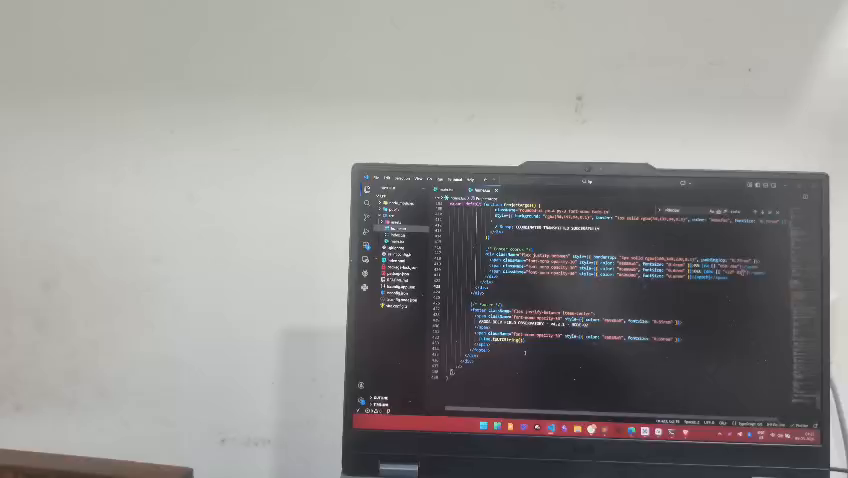
#> input picture frame 0 of 1.mp4, 848 x 478 px
$ python main1.py
#> lines starting #> are read from the running program, lines starting #| are printed output that depends on the picture; after the words box and inside, x2 and y2 are one past the last pixel; in counts of white or black regions, pixels touching at a corner belong together; pictures that were not available may be replaced by others from this repository, and a replacement may not be noted
import cv2
import numpy as np
import subprocess
import os

# === SETTINGS ===
video1_path = "1.mp4"   # LEFT camera
video2_path = "2.mp4"   # RIGHT camera
output_path = "merged_output.mp4"
temp_path   = "merged_raw.mp4"   # intermediate file, deleted after re-encode

RESIZE_HEIGHT = 720
BLEND_BAND    = 300     # feather width in pixels — increase if seam is visible
MAX_FEATURES  = 8000    # ORB features per frame
CALIB_FRAMES  = 10      # number of frames used to compute robust homography
# =================


# ─── Helpers ──────────────────────────────────────────────────────────────────

def resize_to_height(frame, height):
    h, w = frame.shape[:2]
    if h == height:
        return frame
    return cv2.resize(frame, (int(w * height / h), height))


def match_features(img_a, img_b, max_features):
    """ORB + Lowe ratio test. Returns matched point pairs (pts_a, pts_b)."""
    orb  = cv2.ORB_create(max_features)
    ga   = cv2.cvtColor(img_a, cv2.COLOR_BGR2GRAY)
    gb   = cv2.cvtColor(img_b, cv2.COLOR_BGR2GRAY)
    kpa, desa = orb.detectAndCompute(ga, None)
    kpb, desb = orb.detectAndCompute(gb, None)
    if desa is None or desb is None or len(kpa) < 4 or len(kpb) < 4:
        return None, None
    matcher = cv2.BFMatcher(cv2.NORM_HAMMING, crossCheck=False)
    raw = matcher.knnMatch(desa, desb, k=2)
    good = [m for m, n in raw if m.distance < 0.72 * n.distance]
    if len(good) < 10:
        return None, None
    pts_a = np.float32([kpa[m.queryIdx].pt for m in good])
    pts_b = np.float32([kpb[m.trainIdx].pt for m in good])
    return pts_a, pts_b


def compute_robust_homography(cap1, cap2, calib_frames, max_features):
    """
    Sample `calib_frames` evenly across the video, collect all match points,
    compute a single homography from the full combined point set.
    Cameras are fixed so one H fits all frames.
    """
    total = int(min(cap1.get(cv2.CAP_PROP_FRAME_COUNT),
                    cap2.get(cv2.CAP_PROP_FRAME_COUNT)))
    step  = max(1, total // calib_frames)

    all_pts1, all_pts2 = [], []

    for i in range(calib_frames):
        pos = min(i * step, total - 1)
        cap1.set(cv2.CAP_PROP_POS_FRAMES, pos)
        cap2.set(cv2.CAP_PROP_POS_FRAMES, pos)
        r1, f1 = cap1.read()
        r2, f2 = cap2.read()
        if not r1 or not r2:
            continue
        f1 = resize_to_height(f1, RESIZE_HEIGHT)
        f2 = resize_to_height(f2, RESIZE_HEIGHT)
        pts1, pts2 = match_features(f1, f2, max_features)
        if pts1 is not None:
            all_pts1.append(pts1)
            all_pts2.append(pts2)
        print(f"  Calibration frame {i+1}/{calib_frames} — "
              f"{len(pts1) if pts1 is not None else 0} matches")

    if not all_pts1:
        raise RuntimeError("Could not find any feature matches across calibration frames.")

    pts1_all = np.vstack(all_pts1)
    pts2_all = np.vstack(all_pts2)

    H, mask = cv2.findHomography(pts2_all, pts1_all, cv2.RANSAC, 4.0,
                                  maxIters=5000, confidence=0.9995)
    inliers = int(mask.sum()) if mask is not None else 0
    print(f"  Homography computed from {len(pts1_all)} points — {inliers} inliers")
    if H is None:
        raise RuntimeError("findHomography failed.")
    return H


def compute_canvas_and_offset(H, w1, h1, w2, h2):
    """
    Project corners of right image through H to find where they land,
    then size the canvas to hold both images with no clipping.
    Returns (canvas_w, canvas_h, offset_x, offset_y, H_shifted)
    where H_shifted already incorporates the canvas offset translation.
    """
    corners2 = np.float32([[0,0],[w2,0],[w2,h2],[0,h2]]).reshape(-1,1,2)
    wc = cv2.perspectiveTransform(corners2, H)

    all_x = np.concatenate([[0, w1], wc[:,0,0]])
    all_y = np.concatenate([[0, h1], wc[:,0,1]])

    xmin, xmax = float(all_x.min()), float(all_x.max())
    ymin, ymax = float(all_y.min()), float(all_y.max())

    ox = int(max(0, -xmin))   # shift everything right if right-image lands left of 0
    oy = int(max(0, -ymin))
    cw = int(xmax - xmin) + 1
    ch = int(ymax - ymin) + 1

    T = np.array([[1,0,ox],[0,1,oy],[0,0,1]], dtype=np.float64)
    return cw, ch, ox, oy, T @ H


def compute_crop_bounds(canvas_w, canvas_h, ox, oy, w1, h1,
                        H_shifted, w2, h2):
    """
    Find the largest rectangle that contains valid pixels from BOTH cameras,
    with no black from either side — i.e. the intersection of both warped images.
    Falls back to tight crop (union minus black) if intersection is too small.
    """
    # Left image occupies a simple rectangle on canvas
    l_mask = np.zeros((canvas_h, canvas_w), dtype=np.uint8)
    l_mask[oy:oy+h1, ox:ox+w1] = 255

    # Right image: warp a white image through H_shifted
    white2 = np.ones((h2, w2), dtype=np.uint8) * 255
    r_mask = cv2.warpPerspective(white2, H_shifted, (canvas_w, canvas_h))
    r_mask = (r_mask > 128).astype(np.uint8) * 255

    intersection = cv2.bitwise_and(l_mask, r_mask)
    union        = cv2.bitwise_or (l_mask, r_mask)

    def tight_bounds(m):
        rows = np.any(m > 0, axis=1)
        cols = np.any(m > 0, axis=0)
        r0 = int(np.where(rows)[0][0]);  r1 = int(np.where(rows)[0][-1])
        c0 = int(np.where(cols)[0][0]);  c1 = int(np.where(cols)[0][-1])
        return r0, r1, c0, c1

    # Try intersection crop first (cleanest — no black at all)
    if intersection.max() > 0:
        ir0, ir1, ic0, ic1 = tight_bounds(intersection)
        inter_area = (ir1-ir0) * (ic1-ic0)
        # Use intersection only if it's at least 40% of the union area
        ur0, ur1, uc0, uc1 = tight_bounds(union)
        union_area  = (ur1-ur0) * (uc1-uc0)
        if inter_area >= 0.40 * union_area:
            print(f"  Using intersection crop: {ic1-ic0+1}x{ir1-ir0+1}")
            return ir0, ir1, ic0, ic1

    # Fall back: crop union (removes outer black, may have thin black wedges)
    ur0, ur1, uc0, uc1 = tight_bounds(union)
    print(f"  Using union crop: {uc1-uc0+1}x{ur1-ur0+1}")
    return ur0, ur1, uc0, uc1


def build_blend_weights(canvas_h, canvas_w, ox, oy, w1, h1,
                        H_shifted, w2, h2, blend_band):
    """
    Per-pixel alpha map: 0 = use left, 1 = use right.
    Feathered with smoothstep over the seam, anchored to the overlap end.
    """
    # Distance-transform based weights for smooth blending
    l_mask = np.zeros((canvas_h, canvas_w), dtype=np.uint8)
    l_mask[oy:oy+h1, ox:ox+w1] = 255
    r_mask_f = np.zeros((canvas_h, canvas_w), dtype=np.uint8)
    white2 = np.ones((h2, w2), dtype=np.uint8) * 255
    r_warped = cv2.warpPerspective(white2, H_shifted, (canvas_w, canvas_h))
    r_mask_f = (r_warped > 128).astype(np.uint8) * 255

    has_l = (l_mask > 0).astype(np.float32)
    has_r = (r_mask_f > 0).astype(np.float32)
    overlap = has_l * has_r

    # Find overlap columns
    ov_cols = np.where(overlap.max(axis=0) > 0)[0]
    alpha = np.zeros((canvas_h, canvas_w), dtype=np.float32)

    if len(ov_cols) == 0:
        alpha[has_r > 0] = 1.0
    else:
        seam_end   = int(ov_cols.max())
        actual_band = min(blend_band, len(ov_cols))
        feather_start = seam_end - actual_band

        cols = np.arange(canvas_w, dtype=np.float32)
        t = np.clip((cols - feather_start) / max(actual_band, 1), 0.0, 1.0)
        # smoothstep
        t = t * t * (3 - 2 * t)
        alpha[:] = t[np.newaxis, :]

        # Outside-only regions
        alpha = np.where((has_l > 0) & (has_r < 0.5), 0.0, alpha)
        alpha = np.where((has_r > 0) & (has_l < 0.5), 1.0, alpha)
        alpha = np.where((has_l < 0.5) & (has_r < 0.5), 0.0, alpha)

    return alpha[:, :, np.newaxis].astype(np.float32)  # (H,W,1)


# ─── Main ─────────────────────────────────────────────────────────────────────

cap1 = cv2.VideoCapture(video1_path)
cap2 = cv2.VideoCapture(video2_path)
fps  = cap1.get(cv2.CAP_PROP_FPS) or 30.0

# Read one frame to get dimensions
cap1.set(cv2.CAP_PROP_POS_FRAMES, 0)
cap2.set(cv2.CAP_PROP_POS_FRAMES, 0)
_, tmp1 = cap1.read(); tmp1 = resize_to_height(tmp1, RESIZE_HEIGHT)
#> further down, tmp1 is the input picture: shape (478, 848, 3); mean B, G, R 141.7, 143.2, 144.6
_, tmp2 = cap2.read(); tmp2 = resize_to_height(tmp2, RESIZE_HEIGHT)
h1, w1 = tmp1.shape[:2]
h2, w2 = tmp2.shape[:2]

# ── Step 1: robust homography from multiple calibration frames ────────────────
print("\n[1/4] Computing robust homography from calibration frames...")
H_raw = compute_robust_homography(cap1, cap2, CALIB_FRAMES, MAX_FEATURES)
#> the loop in compute_robust_homography, `for i in range(calib_frames):` made 10 passes
#> (raw in match_features, good in match_features) on passes 1 to 8: (6275 matches, 6275 matches), (6139 matches, 6139 matches), (6074 matches, 6074 matches), (6059 matches, 6059 matches), (5987 matches, 5987 matches), (6248 matches, 6248 matches), (6052 matches, 6052 matches), (6070 matches, 6070 matches)
#> (printed output is left out)
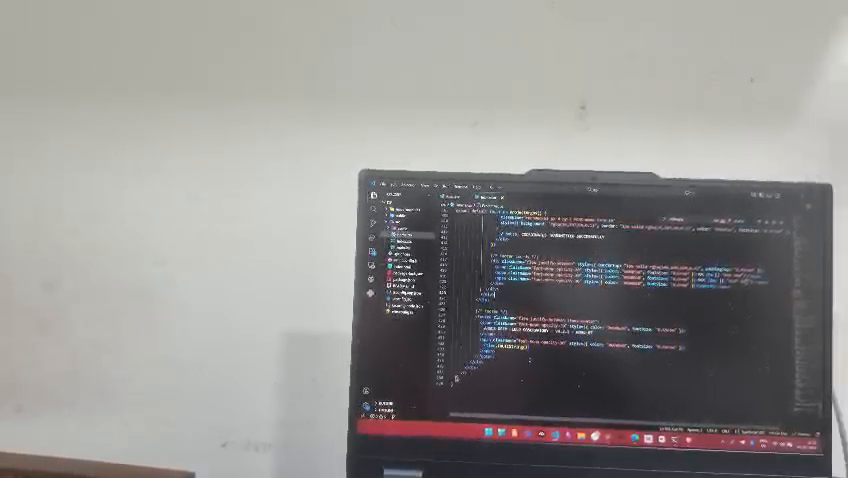
#> input picture frame 30 of 1.mp4, 848 x 478 px
#> after the loop in compute_robust_homography, `for i in range(calib_frames):`:
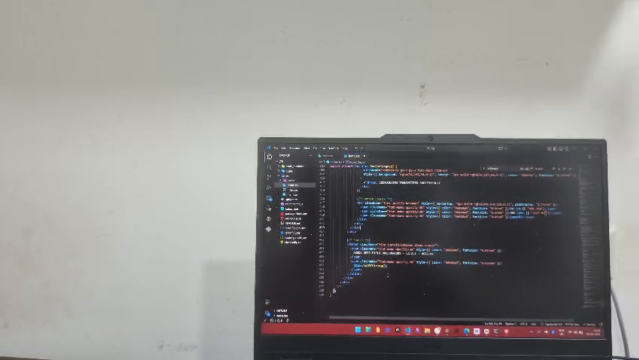
#> f1: shape (720, 1277, 3) (shown at 1/2 size); mean B, G, R 139, 141.4, 142.5
#> after the loop in compute_robust_homography, `for i in range(calib_frames):`: all_pts1 = 10 point arrays, longest 6275 points
#> in compute_robust_homography, `pts1_all = np.vstack(all_pts1)`: pts1_all = 61033 pairs, first value 506.4 to 1234.8, second value 104.4 to 681.6
#> in compute_robust_homography, `pts2_all = np.vstack(all_pts2)`: pts2_all has the same summary as pts1_all
#> in compute_robust_homography, `H, mask = cv2.findHomography(pts2_all, pts1_all, cv2.RANSAC, 4.0, maxI..`: H = [[1, -8.53e-15, -3.77e-11], [1.99e-14, 1, -2.01e-11], [4.72e-17, -7.7e-18, 1]]
#> in compute_robust_homography, `inliers = int(mask.sum()) if mask is not None else 0`: inliers = 61033
#|   Homography computed from 61033 points — 61033 inliers
#> H_raw has the same summary as H in compute_robust_homography

# ── Step 2: canvas geometry ───────────────────────────────────────────────────
print("\n[2/4] Computing canvas layout...")
canvas_w, canvas_h, ox, oy, H_shifted = compute_canvas_and_offset(
    H_raw, w1, h1, w2, h2)
#> in compute_canvas_and_offset, `wc = cv2.perspectiveTransform(corners2, H)`: wc = [[-3.77e-11, -2.01e-11], [1277, 5.24e-12], [1277, 720], [-4.38e-11, 720]]
#> in compute_canvas_and_offset, `all_x = np.concatenate([[0, w1], wc[:,0,0]])`: all_x = [0, 1277, -3.77e-11, 1277, 1277, -4.38e-11]
#> in compute_canvas_and_offset, `all_y = np.concatenate([[0, h1], wc[:,0,1]])`: all_y = [0, 720, -2.01e-11, 5.24e-12, 720, 720]
#> in compute_canvas_and_offset, `xmin, xmax = float(all_x.min()), float(all_x.max())`: xmin = -4.38e-11; xmax = 1277
#> in compute_canvas_and_offset, `ymin, ymax = float(all_y.min()), float(all_y.max())`: ymin = -2.01e-11; ymax = 720
#> in compute_canvas_and_offset, `ox = int(max(0, -xmin))`: ox = 0
#> in compute_canvas_and_offset, `cw = int(xmax - xmin) + 1`: cw = 1278
#> in compute_canvas_and_offset, `ch = int(ymax - ymin) + 1`: ch = 721
#> in compute_canvas_and_offset, `T = np.array([[1,0,ox],[0,1,oy],[0,0,1]], dtype=np.float64)`: T = [[1, 0, 0], [0, 1, 0], [0, 0, 1]]
#> canvas_w = 1278; canvas_h = 721; ox = 0; oy = 0; H_shifted has the same summary as H in compute_robust_homography
print(f"  Full canvas: {canvas_w} x {canvas_h}  (left offset: {ox},{oy})")
#|   Full canvas: 1278 x 721  (left offset: 0,0)

# ── Step 3: crop bounds & blend weights (computed once) ───────────────────────
print("\n[3/4] Computing crop bounds and blend weights...")
r0, r1, c0, c1 = compute_crop_bounds(
    canvas_w, canvas_h, ox, oy, h1, w1, H_shifted, w2, h2)
#> in compute_crop_bounds, `r_mask = cv2.warpPerspective(white2, H_shifted, (canvas_w, canvas_h))`:
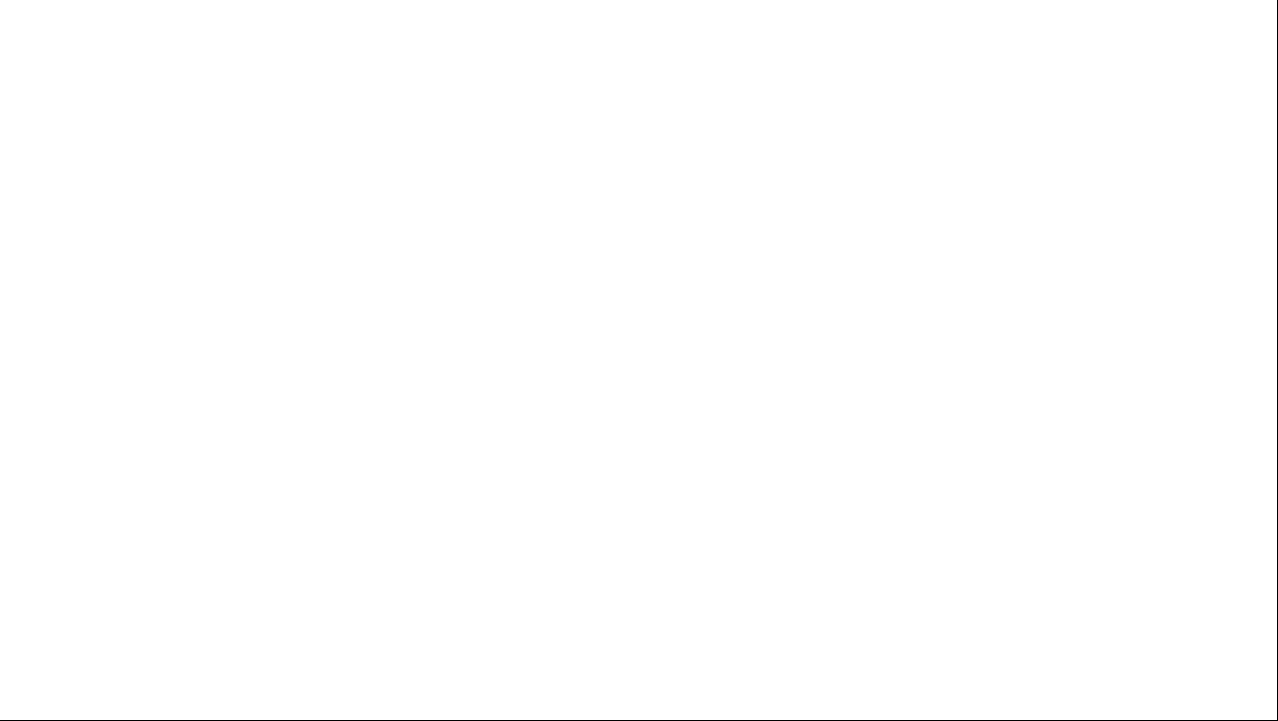
#> r_mask: shape (721, 1278); 99.8% white; black in thin lines or dots
#> in tight_bounds, `r1 = int(np.where(rows)[0][-1])`: r1 = 719
#> in tight_bounds, `c0 = int(np.where(cols)[0][0])`: c0 = 0
#> in tight_bounds, `c1 = int(np.where(cols)[0][-1])`: c1 = 719
#> in compute_crop_bounds, `ir0, ir1, ic0, ic1 = tight_bounds(intersection)`: ir0 = 0; ir1 = 719; ic0 = 0; ic1 = 719
#> in compute_crop_bounds, `inter_area = (ir1-ir0) * (ic1-ic0)`: inter_area = 516961
#> in compute_crop_bounds, `ur0, ur1, uc0, uc1 = tight_bounds(union)`: ur0 = 0; ur1 = 720; uc0 = 0; uc1 = 1276
#> in compute_crop_bounds, `union_area  = (ur1-ur0) * (uc1-uc0)`: union_area = 918720
#|   Using intersection crop: 720x720
#> r0 = 0; r1 = 719; c0 = 0; c1 = 719
out_w = c1 - c0 + 1
#> out_w = 720
out_h = r1 - r0 + 1
#> out_h = 720

alpha3 = build_blend_weights(
    canvas_h, canvas_w, ox, oy, w1, h1, H_shifted, w2, h2, BLEND_BAND)
#> in build_blend_weights, `ov_cols = np.where(overlap.max(axis=0) > 0)[0]`: ov_cols = 1277 values from 0 to 1276
#> in build_blend_weights, `seam_end   = int(ov_cols.max())`: seam_end = 1276
#> in build_blend_weights, `actual_band = min(blend_band, len(ov_cols))`: actual_band = 300
#> in build_blend_weights, `feather_start = seam_end - actual_band`: feather_start = 976
#> in build_blend_weights, `t = np.clip((cols - feather_start) / max(actual_band, 1), 0.0, 1.0)`: t = 1278 values from 0 to 1
#> in build_blend_weights, `alpha[:] = t[np.newaxis, :]`:
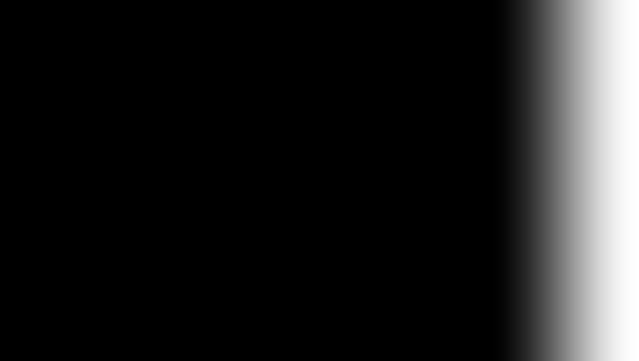
#> alpha: shape (721, 1278) float32 (shown at 1/2 size); min 0, max 1, mean 0.119
# Pre-crop the alpha map too
alpha3_crop = alpha3[r0:r1+1, c0:c1+1]
#> alpha3_crop: shape (720, 720, 1) float32; every value is 0

print(f"  Output size: {out_w} x {out_h}")
#|   Output size: 720 x 720

# ── Step 4: process all frames ────────────────────────────────────────────────
print(f"\n[4/4] Stitching video → {temp_path} (raw)")
fourcc = cv2.VideoWriter_fourcc(*'mp4v')
writer = cv2.VideoWriter(temp_path, fourcc, fps, (out_w, out_h))

cap1.set(cv2.CAP_PROP_POS_FRAMES, 0)
cap2.set(cv2.CAP_PROP_POS_FRAMES, 0)

frame_count = 0
while True:
    ret1, f1 = cap1.read()
    ret2, f2 = cap2.read()
    if not ret1 or not ret2:
        break

    f1 = resize_to_height(f1, RESIZE_HEIGHT)
    f2 = resize_to_height(f2, RESIZE_HEIGHT)

    # Place left image on canvas
    cv_l = np.zeros((canvas_h, canvas_w, 3), dtype=np.uint8)
    ey = min(oy + h1, canvas_h); ex = min(ox + w1, canvas_w)
#> after `ey = min(oy + h1, canvas_h)`: ey = 720
#> after `ex = min(ox + w1, canvas_w)`: ex = 1277
    cv_l[oy:ey, ox:ex] = f1[:ey-oy, :ex-ox]
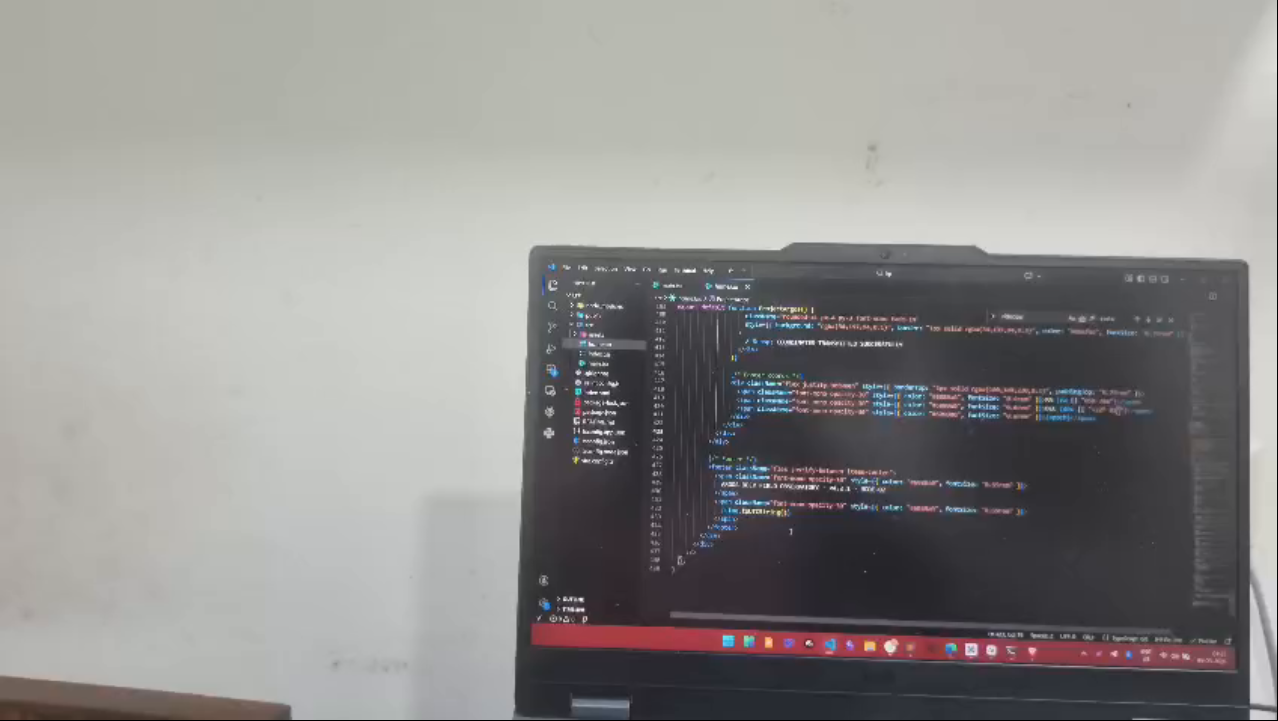
#> cv_l: shape (721, 1278, 3); mean B, G, R 141.3, 142.8, 144.2

    # Warp right image onto canvas
    cv_r = cv2.warpPerspective(f2, H_shifted, (canvas_w, canvas_h),
                                flags=cv2.INTER_LINEAR)

    # Blend and crop
#> (the run stopped early here; a loop or call above may not have finished)

$ run again, starting later in the video
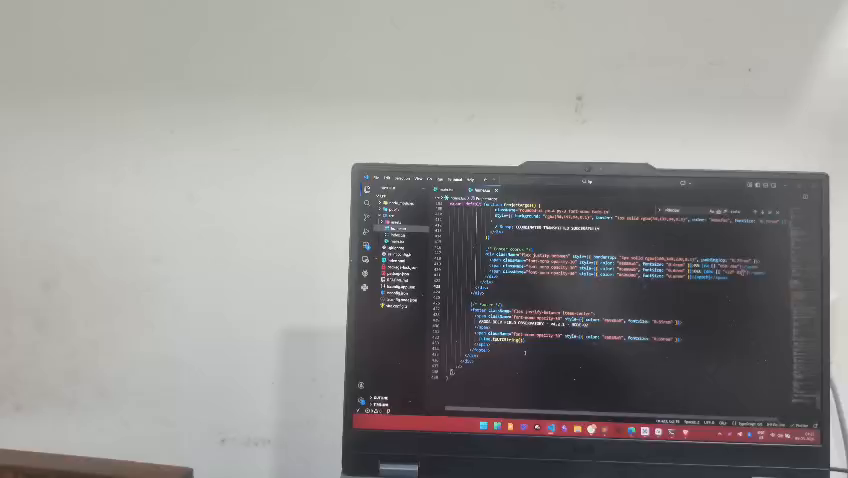
#> input picture frame 0 of 1.mp4, 848 x 478 px
#> tmp1 is the input picture: shape (478, 848, 3); mean B, G, R 141.7, 143.2, 144.6
#> the loop in compute_robust_homography, `for i in range(calib_frames):` made 10 passes
#> (raw in match_features, good in match_features) on passes 1 to 8: (6275 matches, 6275 matches), (6139 matches, 6139 matches), (6074 matches, 6074 matches), (6059 matches, 6059 matches), (5987 matches, 5987 matches), (6248 matches, 6248 matches), (6052 matches, 6052 matches), (6070 matches, 6070 matches)
#> (printed output is left out)
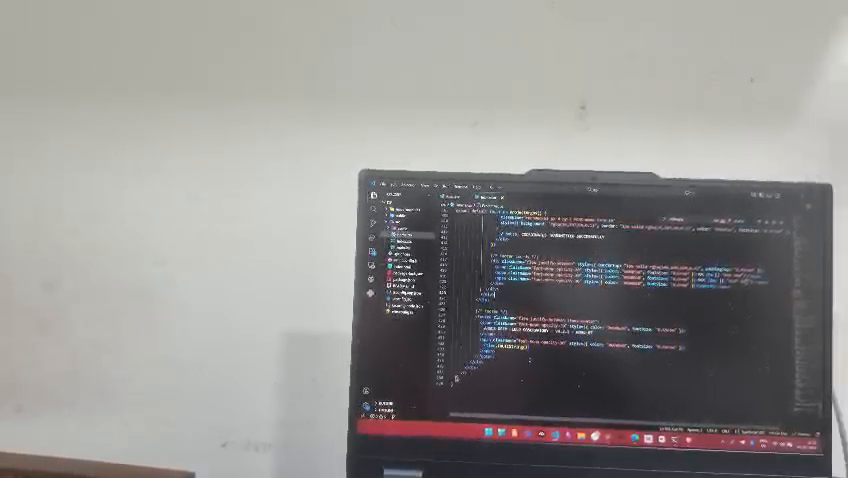
#> input picture frame 30 of 1.mp4, 848 x 478 px
#> after the loop in compute_robust_homography, `for i in range(calib_frames):`: all_pts1 = 10 point arrays, longest 6275 points
#> pts1_all = 61033 pairs, first value 506.4 to 1234.8, second value 104.4 to 681.6
#> pts2_all has the same summary as pts1_all
#> H = [[1, -8.53e-15, -3.77e-11], [1.99e-14, 1, -2.01e-11], [4.72e-17, -7.7e-18, 1]]
#> inliers = 61033
#|   Homography computed from 61033 points — 61033 inliers
#> H_raw has the same summary as H in compute_robust_homography
#> wc = [[-3.77e-11, -2.01e-11], [1277, 5.24e-12], [1277, 720], [-4.38e-11, 720]]
#> all_x = [0, 1277, -3.77e-11, 1277, 1277, -4.38e-11]
#> all_y = [0, 720, -2.01e-11, 5.24e-12, 720, 720]
#> xmin = -4.38e-11; xmax = 1277
#> ymin = -2.01e-11; ymax = 720
#> in compute_canvas_and_offset, `ox = int(max(0, -xmin))`: ox = 0
#> cw = 1278
#> ch = 721
#> T = [[1, 0, 0], [0, 1, 0], [0, 0, 1]]
#> `canvas_w, canvas_h, ox, oy, H_shifted = compute_canvas_and_offset( H_r..`: canvas_w = 1278; canvas_h = 721; ox = 0; H_shifted has the same summary as H in compute_robust_homography
#|   Full canvas: 1278 x 721  (left offset: 0,0)
#> r_mask: shape (721, 1278); 99.8% white; black in thin lines or dots
#> white2: shape (720, 1277); every value is 255
#> intersection: shape (721, 1278); 56.3% white; 1 black region, box (x1, y1, x2, y2) and area: (0, 0, 1278, 721) 403038
#> l_mask: shape (721, 1278); 56.3% white; 1 black region, box (x1, y1, x2, y2) and area: (720, 0, 1278, 721) 402318
#> union: shape (721, 1278); 99.9% white; black in thin lines or dots, all inside (x1, y1, x2, y2) = (720, 0, 1278, 721)
#> in tight_bounds, `r1 = int(np.where(rows)[0][-1])`: r1 = 719
#> in tight_bounds, `c0 = int(np.where(cols)[0][0])`: c0 = 0
#> in tight_bounds, `c1 = int(np.where(cols)[0][-1])`: c1 = 719
#> ir0 = 0; ir1 = 719; ic0 = 0; ic1 = 719
#> inter_area = 516961
#> ur0 = 0; ur1 = 720; uc0 = 0; uc1 = 1276
#> union_area = 918720
#|   Using intersection crop: 720x720
#> `r0, r1, c0, c1 = compute_crop_bounds( canvas_w, canvas_h, ox, oy, h1, ..`: r0 = 0; r1 = 719; c0 = 0; c1 = 719
#> out_w = 720
#> has_r: shape (721, 1278) float32; values 0 (black) and 1 (white), 99.8% white; black in thin lines or dots
#> ov_cols = 1277 values from 0 to 1276
#> seam_end = 1276
#> actual_band = 300
#> feather_start = 976
#> t = 1278 values from 0 to 1
#> alpha3_crop: shape (720, 720, 1) float32; every value is 0
#|   Output size: 720 x 720
#> ey = 720
#> ex = 1277
